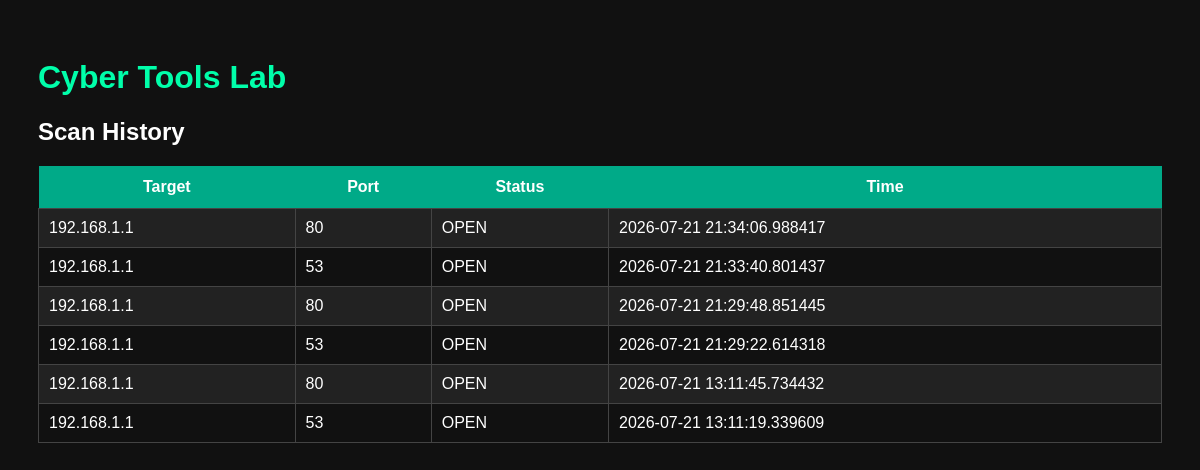
Before: / with the older database file.
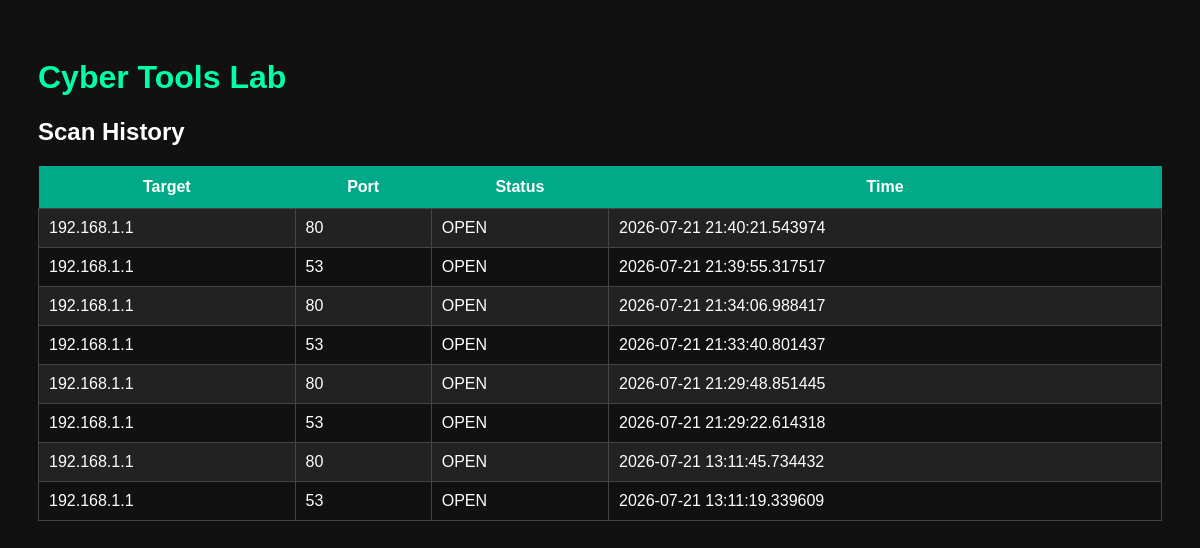
After: the same page with the newer database file.
### tables this page shows
CREATE TABLE scans (
        id INTEGER PRIMARY KEY AUTOINCREMENT,
        target TEXT,
        port INTEGER,
        status TEXT,
        scan_time TEXT
    );

### dashboard.py (the view)
@app.route("/")
def home():
    scans = get_scans()
    return render_template(
        "index.html",
        scans=scans
    )

### dashboard.py (called while the page is built)
def get_scans():
    conn = sqlite3.connect(DATABASE)
    cursor = conn.cursor()
    cursor.execute("""
        SELECT target, port, status, scan_time
        FROM scans
        ORDER BY id DESC
    """)
    rows = cursor.fetchall()
    conn.close()
    return rows

### templates/index.html (shortened to what this page needs)
<!DOCTYPE html>
<html>
<head>
    <link rel="stylesheet" href="{{ url_for('static', filename='style.css') }}">
</head>
<body>
<h1>Cyber Tools Lab</h1>
<h2>Scan History</h2>
<table>
<tr>
    <th>Target</th>
    <th>Port</th>
    <th>Status</th>
    <th>Time</th>
</tr>
{% for scan in scans %}
<tr>
<td>{{ scan[0] }}</td>
<td>{{ scan[1] }}</td>
<td>{{ scan[2] }}</td>
<td>{{ scan[3] }}</td>
</tr>
{% endfor %}
</table>
</body>
</html>

### static/style.css (style rules this page uses)
body { font-family:Arial; background:#111; color:white; padding:30px; }
table { width:100%; border-collapse:collapse; }
th { background:#00aa88; color:white; padding:12px; }
td { border:1px solid #444; padding:10px; }
tr:nth-child(even) { background:#222; }
h1 { color:#00ffaa; }

Changed rows visible on the page:
added scans: target "192.168.1.1", port "80", status "OPEN", scan_time "2026-07-21 21:40:21.543974"
added scans: target "192.168.1.1", port "53", status "OPEN", scan_time "2026-07-21 21:39:55.317517"
